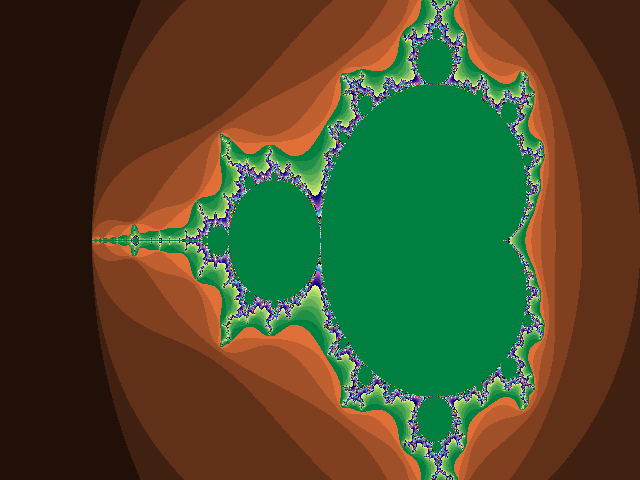

The script that saved this image:
# mandelbrot.py
# Generate mandelbrot fractal images
import sys
import argparse
from PIL import Image

def mandelbrot_calc_row(y, w, h, image, max_iteration = 1000):
    """ Calculate one row of the mandelbrot set with size wxh """
    
    y0 = y * (2/float(h)) - 1 # rescale to -1 to 1

    for x in range(w):
        x0 = x * (3.5/float(w)) - 2.5 # rescale to -2.5 to 1
    
        i, z = 0, 0 + 0j
        c = complex(x0, y0)
        while abs(z) < 2 and i < max_iteration:
            z = z**2 + c
            i += 1

        # Color scheme is that of Julia sets
        color = (i % 8 * 32, i % 16 * 16, i % 32 * 8)
        image.putpixel((x, y), color)
        

def mandelbrot_calc_set(w, h, max_iteration=10000, output='mandelbrot.png'):
    """ Calculate a mandelbrot set given the width, height and
    maximum number of iterations """

    image = Image.new("RGB", (w, h))
    
    for y in range(h):
        mandelbrot_calc_row(y, w, h, image, max_iteration)
        
    image.save(output, "PNG")

if __name__ == "__main__":
    parser = argparse.ArgumentParser(prog='mandelbrot', description='Mandelbrot fractal generator')
    parser.add_argument('-W','--width',help='Width of the image',type=int, default=640)
    parser.add_argument('-H','--height',help='Height of the image',type=int, default=480) 
    parser.add_argument('-n','--niter',help='Number of iterations',type=int, default=1000)
    parser.add_argument('-o','--output',help='Name of output image file',default='mandelbrot.png')
    
    args = parser.parse_args()
    print('Creating mandelbrot set with size %(width)sx%(height)s, #iterations=%(niter)s' % args.__dict__)
    mandelbrot_calc_set(args.width, args.height, max_iteration=args.niter, output=args.output) 

